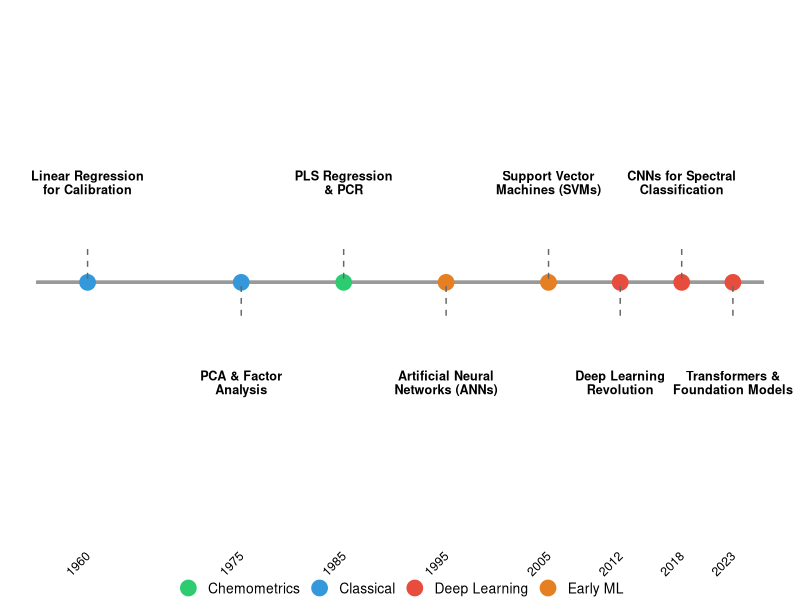
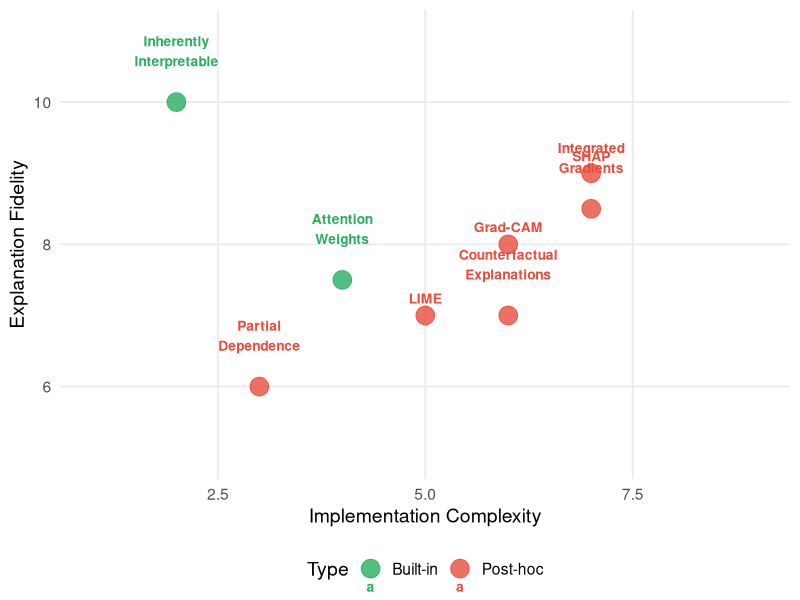

Write R code to recreate these figures, in order.
## ---- chunk 1
#| label: setup
#| include: false
library(knitr)
## ---- chunk 2
#| label: timeline-plot
#| fig-width: 11
#| fig-height: 4.5
#| fig-align: center

library(ggplot2)

timeline_data <- data.frame(
  year = c(1960, 1975, 1985, 1995, 2005, 2012, 2018, 2023),
  event = c(
    "Linear Regression\nfor Calibration",
    "PCA & Factor\nAnalysis",
    "PLS Regression\n& PCR",
    "Artificial Neural\nNetworks (ANNs)",
    "Support Vector\nMachines (SVMs)",
    "Deep Learning\nRevolution",
    "CNNs for Spectral\nClassification",
    "Transformers &\nFoundation Models"
  ),
  era = c("Classical", "Classical", "Chemometrics", "Early ML",
           "Early ML", "Deep Learning", "Deep Learning", "Deep Learning")
)

ggplot(timeline_data, aes(x = year, y = 0)) +
  geom_segment(aes(x = 1955, xend = 2026, y = 0, yend = 0),
               color = "grey60", linewidth = 1) +
  geom_point(aes(color = era), size = 5) +
  geom_text(aes(label = event, y = ifelse(seq_along(year) %% 2 == 0, -0.15, 0.15)),
            size = 3.2, lineheight = 0.9, fontface = "bold") +
  geom_segment(aes(xend = year,
                    y = ifelse(seq_along(year) %% 2 == 0, -0.05, 0.05),
                    yend = 0),
               color = "grey40", linetype = "dashed") +
  scale_color_manual(values = c("Classical" = "#3498db",
                                 "Chemometrics" = "#2ecc71",
                                 "Early ML" = "#e67e22",
                                 "Deep Learning" = "#e74c3c")) +
  scale_x_continuous(breaks = timeline_data$year) +
  ylim(-0.35, 0.35) +
  theme_void() +
  theme(
    legend.position = "bottom",
    legend.title = element_blank(),
    legend.text = element_text(size = 10),
    axis.text.x = element_text(size = 9, angle = 45, hjust = 1)
  ) +
  labs(title = "")
## ---- chunk 3
#| label: xai-taxonomy
#| fig-width: 10
#| fig-height: 5
#| fig-align: center

library(ggplot2)

xai_data <- data.frame(
  method = c("SHAP", "LIME", "Grad-CAM", "Integrated\nGradients",
             "Attention\nWeights", "Partial\nDependence",
             "Inherently\nInterpretable", "Counterfactual\nExplanations"),
  type = c("Post-hoc", "Post-hoc", "Post-hoc", "Post-hoc",
           "Built-in", "Post-hoc", "Built-in", "Post-hoc"),
  fidelity = c(9, 7, 8, 8.5, 7.5, 6, 10, 7),
  complexity = c(7, 5, 6, 7, 4, 3, 2, 6)
)

ggplot(xai_data, aes(x = complexity, y = fidelity,
                      color = type, label = method)) +
  geom_point(size = 6, alpha = 0.8) +
  geom_text(vjust = -1.2, size = 3.5, fontface = "bold") +
  scale_color_manual(values = c("Post-hoc" = "#e74c3c",
                                 "Built-in" = "#27ae60")) +
  xlim(1, 9) + ylim(5, 11) +
  labs(x = "Implementation Complexity",
       y = "Explanation Fidelity",
       color = "Type") +
  theme_minimal(base_size = 14) +
  theme(legend.position = "bottom",
        panel.grid.minor = element_blank())
